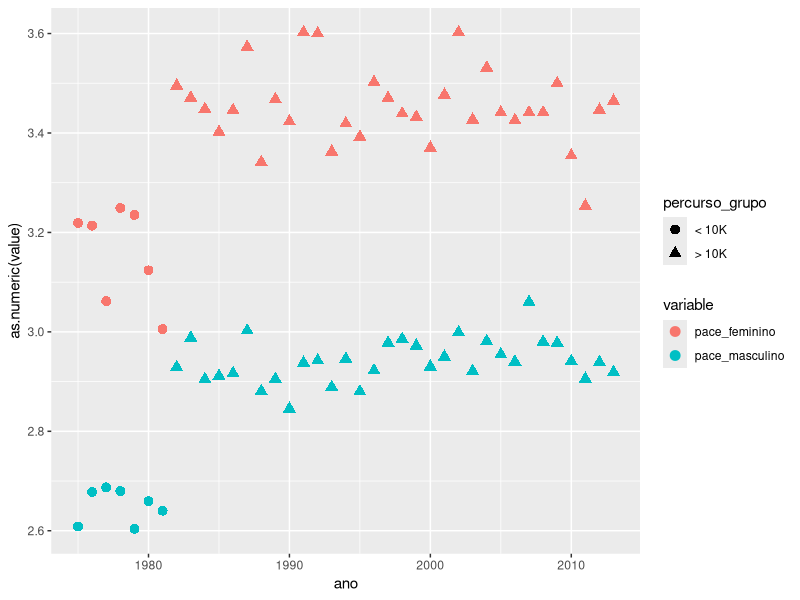
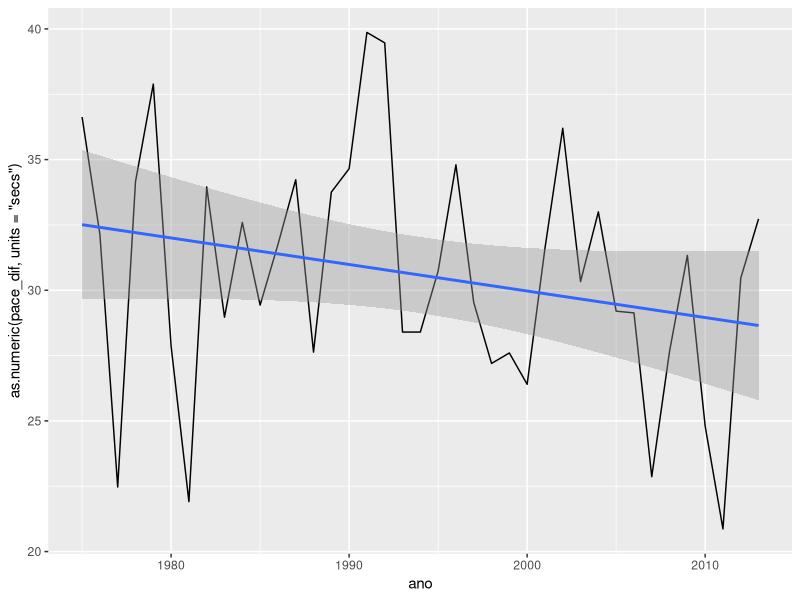
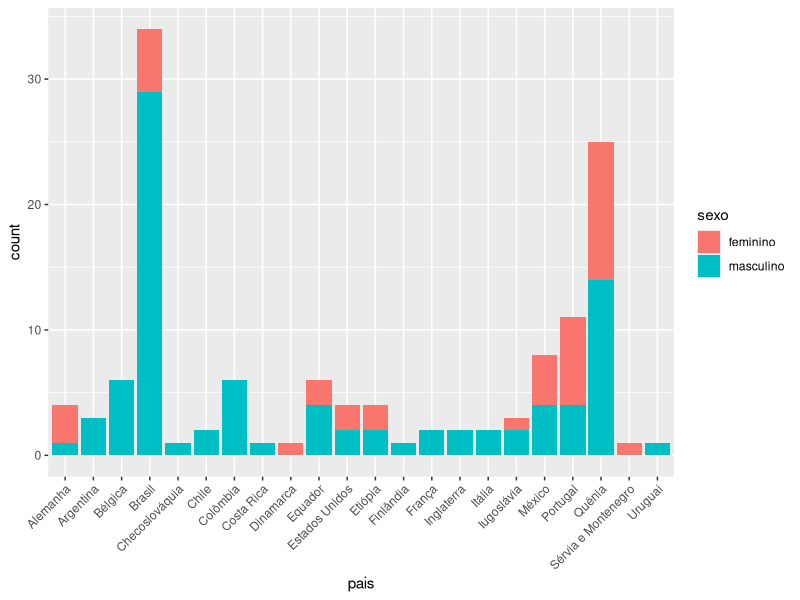

R code for these plots, in order:

library(ggplot2)
library(dplyr)
# library(reshape)
library(tidyr)

ss <- read.csv('saosilvestre.csv', header=TRUE, stringsAsFactor=FALSE)
ss <- ss %>%
  mutate(data=ISOdate(ano, 12, 1), 
         horario=paste(format(data, '%Y-%m-%d'), horario),
         tempo=as.difftime(tempo),
         pace=1000*tempo/percurso) %>%
  arrange(ano, tempo) %>%
  group_by(ano) %>%
  mutate(sexo=if (n() == 1) 'masculino' else c('masculino', 'feminino')) %>%
  ungroup

idx <- grep('^-', ss$pais)
ss[idx[1], 'pais'] <- 'Brasil'
ss[idx[2], 'pais'] <- 'Quênia'

idx <- grep('^$', ss$pais)
ss[idx, 'pais'] <- 'Brasil'

ss[which(ss$pace > 4),]$percurso <- 15000

ss <- ss %>% mutate(pace=1000*tempo/percurso)

ss_ano <- ss %>%
  group_by(ano) %>% 
  summarise(corrida=n(), masculino=min(tempo), feminino=max(tempo), percurso=max(percurso)) %>%
  mutate(pace_masculino=1000*masculino/percurso, pace_feminino=1000*feminino/percurso) %>%
  mutate(percurso_grupo=cut(percurso, breaks=c(0,10000, 15000), labels=c('< 10K', '> 10K'))) %>%
  mutate(pace_dif=pace_feminino-pace_masculino) %>%
  select(ano, corrida, percurso_grupo, pace_masculino, pace_feminino, pace_dif)

ss_ano_m <- gather(as.data.frame(ss_ano), variable, value, -ano, -corrida, -percurso_grupo, -pace_dif)

ggplot(data=filter(ss_ano_m, corrida == 2), aes(x=ano, y=as.numeric(value), colour=variable, shape=percurso_grupo)) +
  geom_point(size=3)

ggplot(data=filter(ss_ano, corrida == 2), aes(x=ano, y=as.numeric(pace_dif, units='secs'))) +
  geom_line() + stat_smooth(method=lm)

ggplot(data=ss, aes(pais, fill=sexo)) +
  geom_bar() +
  theme(axis.text.x=element_text(angle=45, hjust=1))
